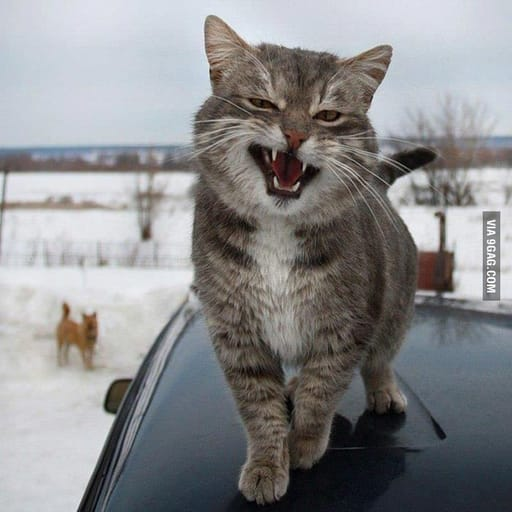
#> input picture Lab 2/cat_15.jpeg, 512 x 512 px
$ python Singular-value-decoposition-Square.py
#> lines starting #> are read from the running program, lines starting #| are printed output that depends on the picture
import cv2
import numpy as np
import matplotlib.pyplot as plt

# Read the image and convert it to grayscale
img = cv2.imread("cat_15.jpeg")
#> img is the input picture: shape (512, 512, 3); mean B, G, R 139.6, 137.9, 137.7
A = cv2.cvtColor(img, cv2.COLOR_BGR2GRAY).astype(float)

# Perform SVD
U, S, Vh = np.linalg.svd(A, full_matrices=False)
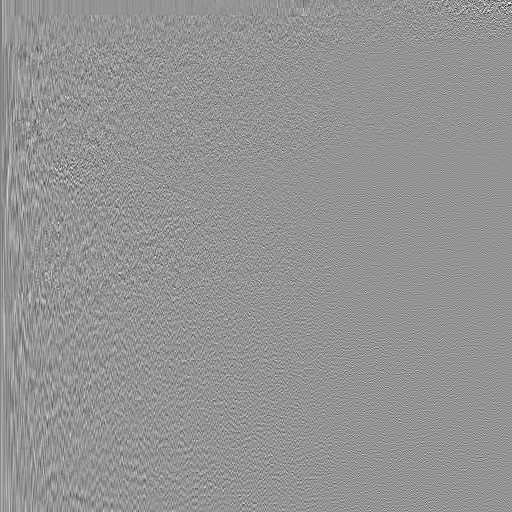
#> U: shape (512, 512) float64; min -0.381, max 0.276, mean -5.74e-05; drawn with min black and max white
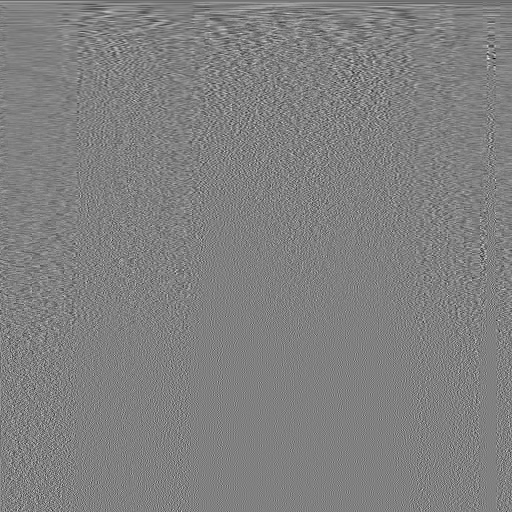
#> Vh: shape (512, 512) float64; min -0.324, max 0.318, mean -8.05e-05; drawn with min black and max white
#> S = 512 values, max 75800.5 at index 0, min 0.0094 at index 511, mean 417.7

# Vh is the Hermitian transpose (V^H) returned by NumPy

# k values used for the experiment
ks = [20, 90, 100]

print("SVD k values:", ks)

# Reconstruct the image for each k
for k in ks:

    # Rank-k approximation: A_k = U_k Sigma_k V_k^H
    Ak = U[:, :k] @ np.diag(S[:k]) @ Vh[:k, :]

    # Calculate reconstruction error
    error_img = np.abs(A - Ak)
    error = np.linalg.norm(A - Ak, "fro")

    print(f"k = {k}, Frobenius error = {error:.4f}")

    # Display original, reconstructed, and error images
    plt.figure(figsize=(12, 4))

    plt.subplot(1, 3, 1)
    plt.imshow(A, cmap="gray")
    plt.title("Original")
    plt.axis("off")

    plt.subplot(1, 3, 2)
    plt.imshow(np.clip(Ak, 0, 255), cmap="gray")
    plt.title(f"SVD, k = {k}")
    plt.axis("off")

    plt.subplot(1, 3, 3)
    plt.imshow(error_img, cmap="gray")
    plt.title("Error")
    plt.axis("off")

    plt.tight_layout()
    plt.show()
#> this loop made 3 passes
#> error on passes 1 to 3: 5953.5, 2024, 1791
#| k = 20, Frobenius error = 5953.4816
#| k = 90, Frobenius error = 2024.0398
#| k = 100, Frobenius error = 1790.9756
#> pass 1, `Ak = U[:, :k] @ np.diag(S[:k]) @ Vh[:k, :]`:
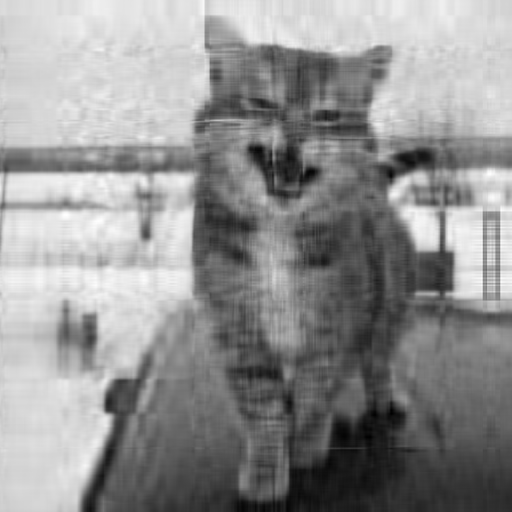
#> Ak: shape (512, 512) float64; min -11.31, max 249.8, mean 138.1; drawn with min black and max white
#> pass 1, `error_img = np.abs(A - Ak)`:
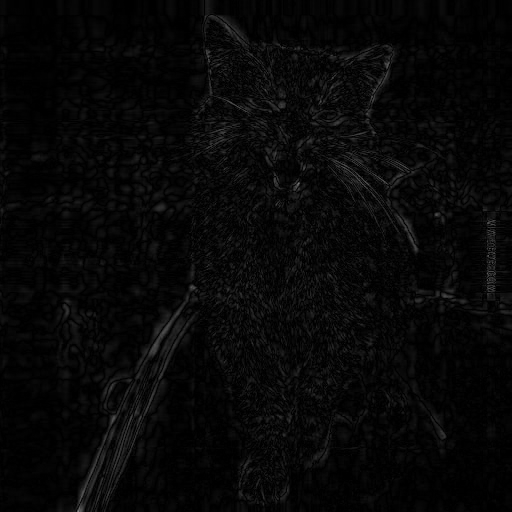
#> error_img: shape (512, 512) float64; min 5.48e-05, max 129.7, mean 7.8
#> pass 1, `plt.show()`:
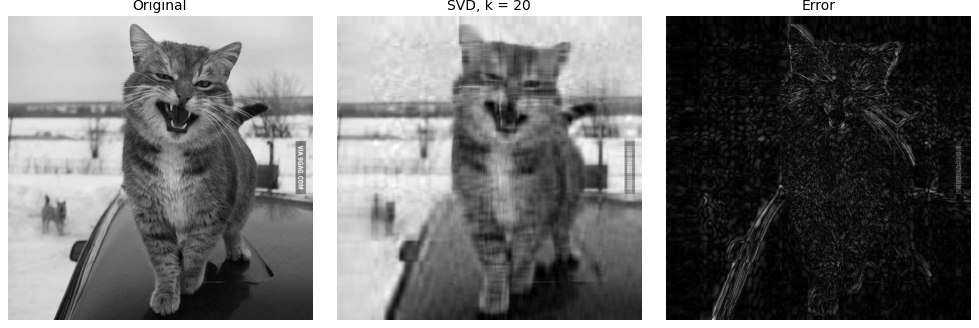
#> figure drawn by matplotlib, 3 panels
#> pass 2, `Ak = U[:, :k] @ np.diag(S[:k]) @ Vh[:k, :]`:
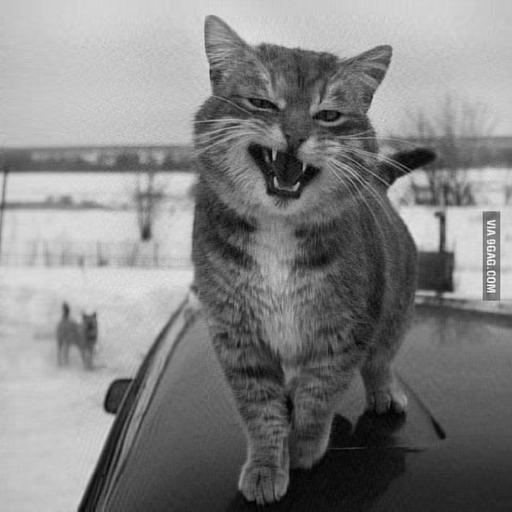
#> Ak: shape (512, 512) float64; min -2.91, max 270.2, mean 138.1; drawn with min black and max white
#> pass 2, `error_img = np.abs(A - Ak)`:
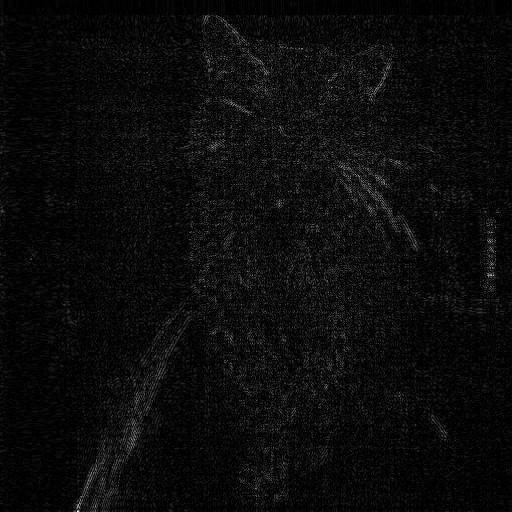
#> error_img: shape (512, 512) float64; min 2.21e-06, max 57.24, mean 2.7; drawn with min black and max white

$ run again, with Lab 2/cat_16.jpeg copied over Lab 2/cat_15.jpeg
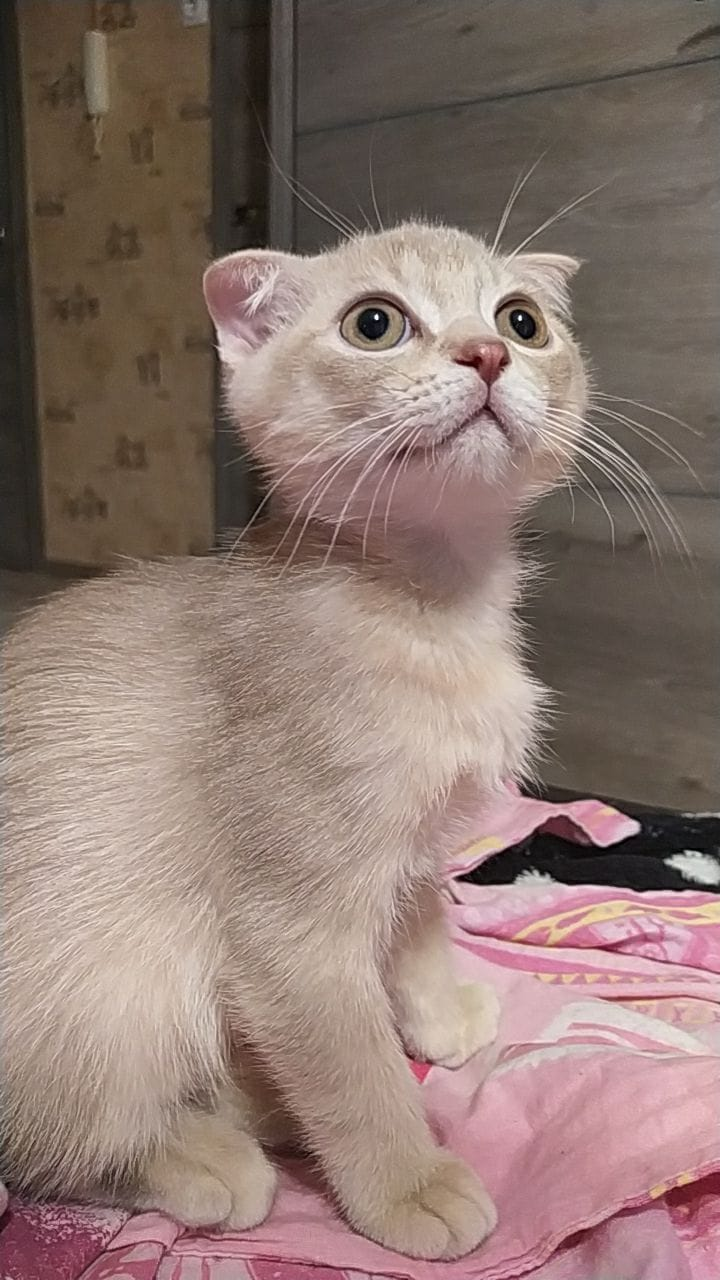
#> input picture Lab 2/cat_16.jpeg, 720 x 1280 px
#> img is the input picture: shape (1280, 720, 3); mean B, G, R 112.8, 120.1, 141.2
#> `U, S, Vh = np.linalg.svd(A, full_matrices=False)`:
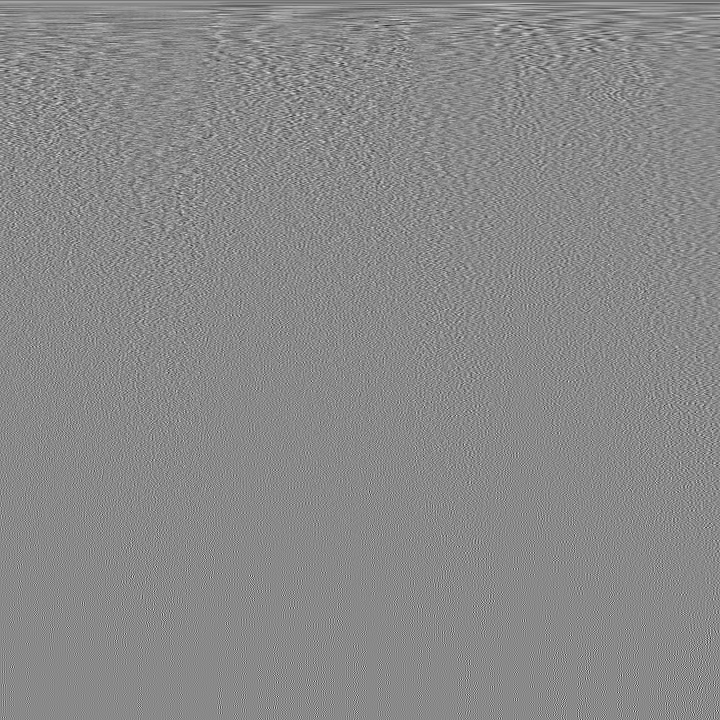
#> Vh: shape (720, 720) float64; min -0.268, max 0.229, mean -5.09e-05; drawn with min black and max white
#> S = 720 values, max 124840.9 at index 0, min 4.71 at index 719, mean 601.2
#> the loop `for k in ks:` made 3 passes
#> error on passes 1 to 3: 12433.5, 6975.5, 6540.1
#> (printed output is left out)
#> pass 2, `error_img = np.abs(A - Ak)`:
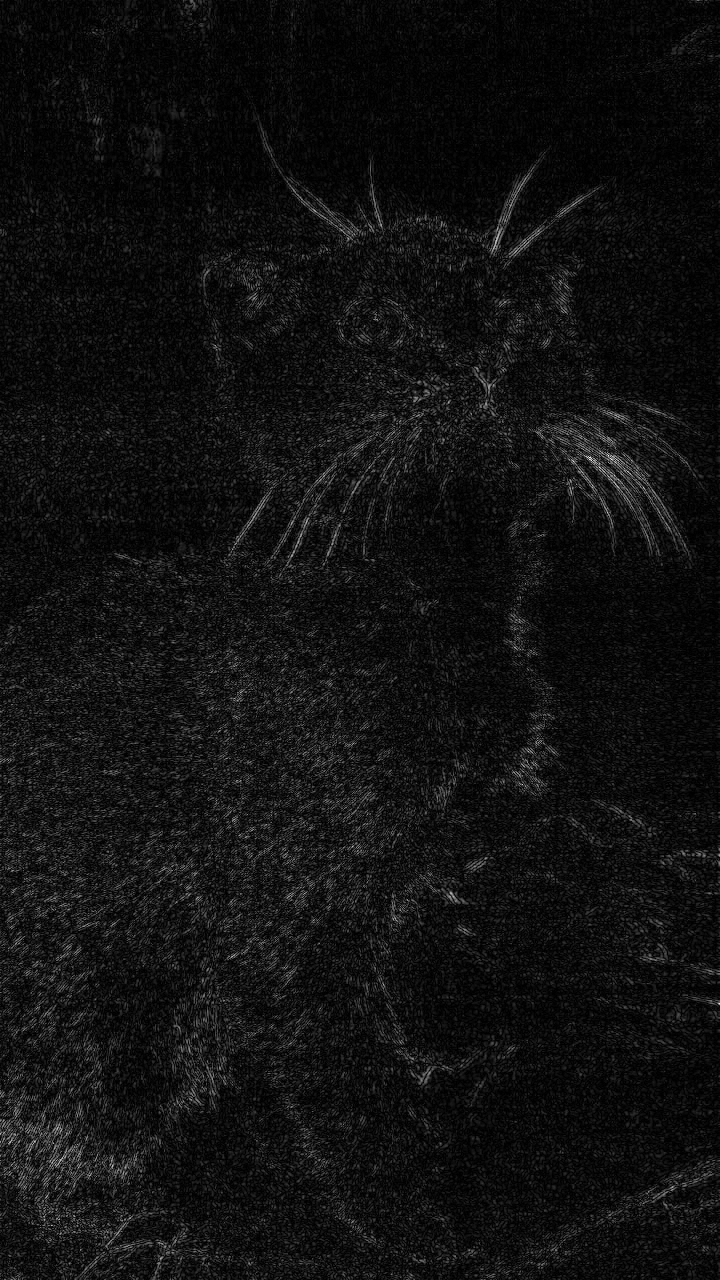
#> error_img: shape (1280, 720) float64; min 3.47e-06, max 74.17, mean 5.1; drawn with min black and max white
